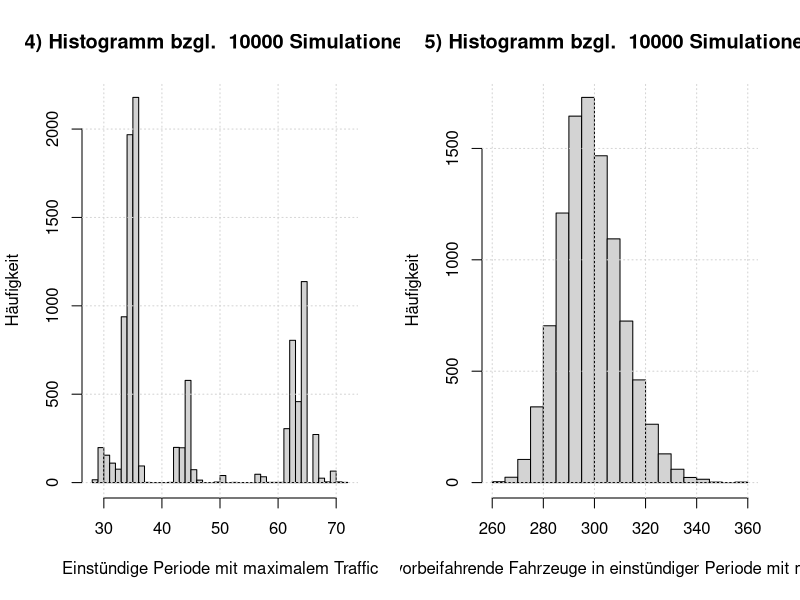

Here is the R script that generated this plot: (Note: this script raises an error after producing the figure.)
## ---- chunk 1
# Load libraries
# shit's getting serious
library('ggplot2')
## ---- chunk 2
# Read data
P <- as.matrix(read.csv("data/lungcancer.csv"))
nStates <- dim(P)[1]

# Sanity check
apply(P, 1, sum)
## ---- chunk 3
# Method 1
fnMCMeanSteps1 <- function(x, mu, P, tailProb = 0.01){
  # This function computes the mean number of steps needed to reach state x for
  # a Markov chain defined with initial distribution mu and transition matrix P.
  # 
  # Args:
  #   x:        Target state
  #   mu:       Initial distribution
  #   P:        Transition matrix
  #   tailProb: Tail probability to control approximation
  #   
  # Returns:
  #   Expected number of steps to reach state x for the first time
  
  # Step 0
  cumProbs <- mu[x]
  mean <- mu[x] * 0  # symbolic initialization
  
  # Step 1
  tempProb <- sum(mu[-x] * P[-x, x])
  cumProbs <- cumProbs + tempProb
  mean <- mean + tempProb * 1
  
  # Further steps
  PTilde <- diag(length(mu) - 1)  # initialize PTilde
  k <- 2
  
  while (1-cumProbs >= tailProb) {
    PTilde <- PTilde %*% P[-x, -x]  # Update PTilde
    tempProb <- mu[-x] %*% PTilde %*% P[-x, x]  # Get prob. of hitting time k
    cumProbs <- cumProbs + tempProb  # cumulate probability mass
    mean <- mean + tempProb * k  # update mean
    k <- k+1
  }
  
  # Return mean
  return(as.double(mean))
}
## ---- chunk 4
# Define initial distribution (always begin in state 23 (Lung))
mu <- rep(0, nStates)
mu[23] <- 1

# Expected steps to reach certain position
meanStepsBladder <- fnMCMeanSteps1(5, mu, P, tailProb = 10^-5)
meanStepsBrain <- fnMCMeanSteps1(7, mu, P, tailProb = 10^-5)
meanStepsHeart <- fnMCMeanSteps1(17, mu, P, tailProb = 10^-5)
## ---- chunk 5
# Method 2
fnMCMeanSteps2 <- function(x, mu, P, T = 1000){
  # This function computes the mean number of steps needed to reach state x for
  # a Markov chain defined with initial distribution mu and transition matrix P.
  # This method approximates the mean using 10'000 Markov chain simulations with
  # a maximum of T steps per simulation.
  # 
  # Args:
  #   x:  Target state
  #   mu: Initial distribution
  #   P:  Transition matrix
  #   T:  Maximum length of Markov chain
  #   
  # Returns:
  #   Expected number of steps to reach state x for the first time
  
  # Number of states and simulations
  nStates <- length(mu)
  nSim <- 10^4
  
  # Initialize matrix for markov chains
  matSteps <- matrix(nrow = nSim, ncol = T)
  
  # Sample initial state with mu
  matSteps[, 1] <- sample(1:nStates, nSim, replace = TRUE, prob = mu)
  
  # Write sub-function for state-dependend sampling to use with sapply
  fnMCStep <- function(state){
    return(sample(1:nStates, 1, prob = P[state, ]))
  }
  
  # Simulate markov chains
  for (i in 2:T){
    matSteps[, i] <- sapply(matSteps[, i-1], fnMCStep)
  }
  
  # Get steps needed to reach state x the first time for each simulation
  # Again, we use a sub-function that can be used with apply
  fnFirstTime <- function(mc){
    # Args:
    #   mc: markov chain (vector)
    
    return(which(mc == x)[1])  # returns NA, if state x is not reached at all
  }
  
  mean <- mean(apply(matSteps, 1, fnFirstTime), na.rm = TRUE)
  
  # Return mean
  return(mean)
}
## ---- chunk 6
N <- as.matrix(read.csv("data/traffic.csv", header = TRUE))

# Get vector of 96 data points
Nt <- as.vector(t(N[,2:5]))

# Calculate lambda tilde and lambda as function of t
lambdaTildeT <- Nt
lambdaT <- 1.2 * lambdaTildeT
## ---- chunk 7
fnSimulatePoisson <- function(lambda, n) {
  # This function simulates poisson values based on vector of parameters lambda
  # 
  # Args:
  #   lambda:   Vector of parameters for poisson distribution
  #   n:        Number of simulations
  #   
  # Returns:
  #   Simulated vectors as matrix, where every row is a simulation of one day
  #   therefore the matrix as n rows.
  
  # Get random poisson distributed values for n days
  vSimulated <- rpois(length(lambda)*n, lambda)
  
  # Split data into matrix of form: mSplitted[day, quarter-hour]
  # where day goes from 1 to n and quater-hour from 1 to 96
  mSplitted <- t(matrix(vSimulated, nrow=length(lambda), ncol=n))
  
  return(mSplitted)
}

# Define number of simulations
nSimulations = 10000

# Run poisson simulation, based on parameter values from traffic.csv
mSimulation <- fnSimulatePoisson(lambdaT, nSimulations)
## ---- chunk 8
## Task 1
meanCarsPerDay <- mean(rowSums(mSimulation))

## Task 2
thousandsCar <- NULL
for(i in 1:nSimulations) {
  # Calculate cumulative sums per day (per simulation)
  cumsumDay <- cumsum(mSimulation[i,])
  
  # It's not clear if floor should ne applies only for mean, or also here
  # However, in the end the results seems to be the same
  thousandsCar[i] <- floor(max(which(cumsumDay <= 1000))/4)
}

meanThousandsCar <- floor(mean(thousandsCar))

## Task 3
# Time between 1:30 and 1:45 is at position 7
meanCarsAtNightQuarter <- mean(as.vector(mSimulation[,7]))
# The result is 0, which we can easily explain as lambda is 0 in this timeslot
# More input data, to have a more precise model, would possibly change this

## Task 4/5
maxTrafficPeriodIndices <- NULL
maxTrafficPeriodValues <- NULL
for(i in 1:nSimulations) {
  # Calculate cumulative sums per day (per simulation)
  cumsumDay <- cumsum(mSimulation[i,])
  
  # Initialize new vector
  sumHourlyPeriod <- NULL
  
  # Run from 0.0 to 23.0
  for(j in 1:(length(cumsumDay)-4)) {
    sumHourlyPeriod[j] <- cumsumDay[j+4] - cumsumDay[j]
  }
  
  # Get maximum position and store in vector
  maxTrafficPeriodIndices[i] <- which.max(sumHourlyPeriod)
  maxTrafficPeriodValues[i] <- max(sumHourlyPeriod)
}

par(mfrow = c(1,2))

hist(maxTrafficPeriodIndices,
     breaks = max(maxTrafficPeriodIndices)-min(maxTrafficPeriodIndices),
     main = paste("4) Histogramm bzgl. ", nSimulations, "Simulationen"),
     xlab = "Einstündige Periode mit maximalem Traffic", ylab = "Häufigkeit")
grid()
# where eg. 30 is the time period between 07:15 - 08:15,
# 31 is 07:30 - 08:30, and so on

hist(maxTrafficPeriodValues,
     main = paste("5) Histogramm bzgl. ", nSimulations, "Simulationen"),
     xlab = paste("Anzahl der vorbeifahrende Fahrzeuge in einstündiger Periode",
                  "mit maximalem Traffic"),
     ylab = "Häufigkeit")
grid()
## ---- chunk 9
# TODO: only use positive values on z-axis!
# TODO: enable other destinations than 0 (or not, actually)
# TODO: find a good way to make the 3d line plot for the bird
# TOO: add MonteCarlo wrapper function for the simulation

# check if library is there
require('ggplot2')

fnRandomWalk <- function(d, x, N, dx) {
  # This function generates a random walk of dimension d
  #
  #
  dfWalk = data.frame(matrix(nrow=N, ncol=d+1))
  
  n=1
  pos=x
  dfWalk[1,1:d] = pos
  dist = sqrt(sum(pos*pos))
  dfWalk[1,d+1] = dist
  
  
  while(n<N && dist>dx) {
    # Thi is the loop handling the random walk

    rstep <- c(round(rnorm(d),2))
    pos = pos+rstep
    dist <- sqrt(sum(pos*pos))
    dfWalk[n+1,1:d] = pos+rstep
    dfWalk[n+1,d+1] = dist
    n = n+1 
  }
  
  # na.omit ist necessary to handle random walks exiting after n<N (made it home)
  return(na.omit(dfWalk))
}

set.seed(2567)

human1 <- fnRandomWalk(2, c(10,10), 1000, 3)
p1 <- ggplot(human1, aes(x=human1[1], y=human1[2], color=human1[3])) + geom_path()
p1

bird1 <- fnRandomWalk(3, c(10,10,10), 1000, 3)
p2 <- ggplot(bird1, aes(x=bird1[1], y=bird1[2], z=bird1[3], color=bird1[4])) + geom_path()
p2

fnRandomMC <- function(nSamples, nSim) {
  # This is the MC wrapper function for the random walk simulation
  #
  #
  a <- NULL
  for (i in nSim) {
    
    
  }
}
